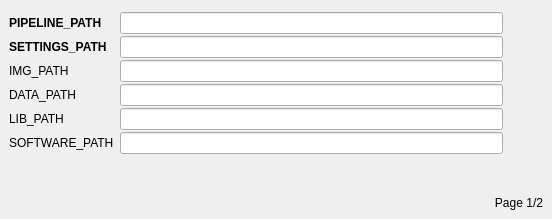
<?xml version="1.0" encoding="UTF-8"?>
<ui version="4.0">
 <class>wgMain</class>
 <widget class="QWidget" name="wgMain">
  <property name="geometry">
   <rect>
    <x>0</x>
    <y>0</y>
    <width>552</width>
    <height>219</height>
   </rect>
  </property>
  <property name="windowTitle">
   <string>Form</string>
  </property>
  <property name="styleSheet">
   <string notr="true"/>
  </property>
  <layout class="QVBoxLayout" name="verticalLayout_3">
   <property name="spacing">
    <number>0</number>
   </property>
   <property name="margin">
    <number>0</number>
   </property>
   <item>
    <widget class="QStackedWidget" name="stackedWidget">
     <property name="layoutDirection">
      <enum>Qt::LeftToRight</enum>
     </property>
     <property name="frameShape">
      <enum>QFrame::NoFrame</enum>
     </property>
     <property name="currentIndex">
      <number>0</number>
     </property>
     <widget class="QWidget" name="page">
      <layout class="QVBoxLayout" name="verticalLayout">
       <property name="topMargin">
        <number>12</number>
       </property>
       <item>
        <layout class="QFormLayout" name="formLayout">
         <property name="fieldGrowthPolicy">
          <enum>QFormLayout::AllNonFixedFieldsGrow</enum>
         </property>
         <property name="verticalSpacing">
          <number>2</number>
         </property>
         <item row="0" column="0">
          <widget class="QLabel" name="label_2">
           <property name="font">
            <font>
             <weight>75</weight>
             <bold>true</bold>
            </font>
           </property>
           <property name="text">
            <string>PIPELINE_PATH</string>
           </property>
          </widget>
         </item>
         <item row="0" column="1">
          <layout class="QHBoxLayout" name="horizontalLayout">
           <property name="bottomMargin">
            <number>0</number>
           </property>
           <item>
            <widget class="QLineEdit" name="edtProjectName_settings"/>
           </item>
           <item>
            <widget class="QPushButton" name="btnPipelinePath_paths">
             <property name="text">
              <string/>
             </property>
             <property name="icon">
              <iconset resource="../../../../img/img.qrc">
               <normaloff>:/btn/btn/btnFolderSearchGet48.png</normaloff>:/btn/btn/btnFolderSearchGet48.png</iconset>
             </property>
             <property name="flat">
              <bool>true</bool>
             </property>
            </widget>
           </item>
          </layout>
         </item>
         <item row="1" column="0">
          <widget class="QLabel" name="label_3">
           <property name="font">
            <font>
             <weight>75</weight>
             <bold>true</bold>
            </font>
           </property>
           <property name="text">
            <string>SETTINGS_PATH</string>
           </property>
          </widget>
         </item>
         <item row="1" column="1">
          <layout class="QHBoxLayout" name="horizontalLayout_3">
           <item>
            <widget class="QLineEdit" name="edtProjectPath_settings"/>
           </item>
           <item>
            <widget class="QPushButton" name="btnOpenProjectPath_settings">
             <property name="text">
              <string/>
             </property>
             <property name="icon">
              <iconset resource="../../../../img/img.qrc">
               <normaloff>:/btn/btn/btnFolderSearchGet48.png</normaloff>:/btn/btn/btnFolderSearchGet48.png</iconset>
             </property>
             <property name="flat">
              <bool>true</bool>
             </property>
            </widget>
           </item>
          </layout>
         </item>
         <item row="3" column="0">
          <widget class="QLabel" name="label_9">
           <property name="font">
            <font>
             <weight>50</weight>
             <bold>false</bold>
            </font>
           </property>
           <property name="text">
            <string>IMG_PATH</string>
           </property>
          </widget>
         </item>
         <item row="3" column="1">
          <layout class="QHBoxLayout" name="horizontalLayout_2">
           <property name="bottomMargin">
            <number>0</number>
           </property>
           <item>
            <widget class="QLineEdit" name="lineEdit_2"/>
           </item>
           <item>
            <widget class="QPushButton" name="pushButton_2">
             <property name="text">
              <string/>
             </property>
             <property name="icon">
              <iconset resource="../../../../img/img.qrc">
               <normaloff>:/btn/btn/btnFolderSearchGet48.png</normaloff>:/btn/btn/btnFolderSearchGet48.png</iconset>
             </property>
             <property name="flat">
              <bool>true</bool>
             </property>
            </widget>
           </item>
          </layout>
         </item>
         <item row="4" column="0">
          <widget class="QLabel" name="label_5">
           <property name="text">
            <string>DATA_PATH</string>
           </property>
          </widget>
         </item>
         <item row="4" column="1">
          <layout class="QHBoxLayout" name="horizontalLayout_4">
           <property name="bottomMargin">
            <number>0</number>
           </property>
           <item>
            <widget class="QLineEdit" name="lineEdit_3"/>
           </item>
           <item>
            <widget class="QPushButton" name="pushButton_3">
             <property name="text">
              <string/>
             </property>
             <property name="icon">
              <iconset resource="../../../../img/img.qrc">
               <normaloff>:/btn/btn/btnFolderSearchGet48.png</normaloff>:/btn/btn/btnFolderSearchGet48.png</iconset>
             </property>
             <property name="flat">
              <bool>true</bool>
             </property>
            </widget>
           </item>
          </layout>
         </item>
         <item row="6" column="0">
          <widget class="QLabel" name="label_4">
           <property name="text">
            <string>LIB_PATH</string>
           </property>
          </widget>
         </item>
         <item row="6" column="1">
          <layout class="QHBoxLayout" name="horizontalLayout_5">
           <property name="bottomMargin">
            <number>0</number>
           </property>
           <item>
            <widget class="QLineEdit" name="lineEdit_4"/>
           </item>
           <item>
            <widget class="QPushButton" name="pushButton_4">
             <property name="text">
              <string/>
             </property>
             <property name="icon">
              <iconset resource="../../../../img/img.qrc">
               <normaloff>:/btn/btn/btnFolderSearchGet48.png</normaloff>:/btn/btn/btnFolderSearchGet48.png</iconset>
             </property>
             <property name="flat">
              <bool>true</bool>
             </property>
            </widget>
           </item>
          </layout>
         </item>
         <item row="7" column="0">
          <widget class="QLabel" name="label">
           <property name="text">
            <string>SOFTWARE_PATH</string>
           </property>
          </widget>
         </item>
         <item row="7" column="1">
          <layout class="QHBoxLayout" name="horizontalLayout_6">
           <item>
            <widget class="QLineEdit" name="lineEdit"/>
           </item>
           <item>
            <widget class="QPushButton" name="pushButton_5">
             <property name="text">
              <string/>
             </property>
             <property name="icon">
              <iconset resource="../../../../img/img.qrc">
               <normaloff>:/btn/btn/btnFolderSearchGet48.png</normaloff>:/btn/btn/btnFolderSearchGet48.png</iconset>
             </property>
             <property name="flat">
              <bool>true</bool>
             </property>
            </widget>
           </item>
          </layout>
         </item>
         <item row="8" column="1">
          <spacer name="verticalSpacer">
           <property name="orientation">
            <enum>Qt::Vertical</enum>
           </property>
           <property name="sizeHint" stdset="0">
            <size>
             <width>20</width>
             <height>40</height>
            </size>
           </property>
          </spacer>
         </item>
        </layout>
       </item>
       <item>
        <widget class="QLabel" name="lblPage_settings">
         <property name="text">
          <string>Page 1/2</string>
         </property>
         <property name="alignment">
          <set>Qt::AlignRight|Qt::AlignTrailing|Qt::AlignVCenter</set>
         </property>
        </widget>
       </item>
      </layout>
     </widget>
     <widget class="QWidget" name="page_3"/>
     <widget class="QWidget" name="page_2"/>
    </widget>
   </item>
  </layout>
 </widget>
 <resources>
  <include location="../../../../img/img.qrc"/>
 </resources>
 <connections/>
</ui>
